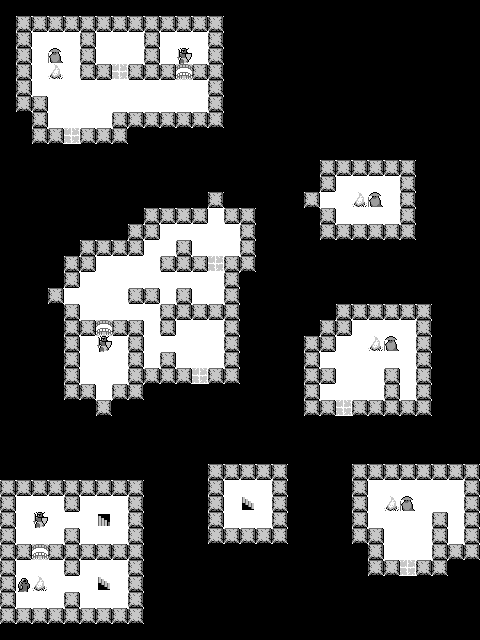

This game map was drawn from its Tiled (.tmx) file and the tilesets committed beside it. A one-line description and the full map source follow:
An orthogonal 30x40 tile map with 16x16 px tiles, 1 tile layer (Tile Layer 1).

<map version="1.10" tiledversion="1.10.2" orientation="orthogonal" renderorder="right-down" width="30" height="40" tilewidth="16" tileheight="16" infinite="0" nextlayerid="2" nextobjectid="1">
 <editorsettings>
  <export target="oubliette.json" format="json" />
 </editorsettings>
 <tileset firstgid="1" source="valley-graphics-16x16-dungeon.tsx" />
 <layer id="1" name="Tile Layer 1" width="30" height="40">
  <data encoding="csv">
3,3,3,3,3,3,3,3,3,3,3,3,3,3,3,3,3,3,3,3,3,3,3,3,3,3,3,3,3,3,
3,11,11,11,11,11,11,11,11,11,11,11,11,11,3,3,3,3,3,3,3,3,3,3,3,3,3,3,3,3,
3,11,1,1,1,11,1,1,1,11,1,1,1,11,3,3,3,3,3,3,3,3,3,3,3,3,3,3,3,3,
3,11,1,8,1,11,1,1,1,11,1,10,1,11,3,3,3,3,3,3,3,3,3,3,3,3,3,3,3,3,
3,11,1,16,1,11,11,12,11,11,11,6,11,11,3,3,3,3,3,3,3,3,3,3,3,3,3,3,3,3,
3,11,1,1,1,1,1,1,1,1,1,1,1,11,3,3,3,3,3,3,3,3,3,3,3,3,3,3,3,3,
3,11,11,1,1,1,1,1,1,1,1,1,1,11,3,3,3,3,3,3,3,3,3,3,3,3,3,3,3,3,
3,3,11,1,1,1,1,11,11,11,11,11,11,11,3,3,3,3,3,3,3,3,3,3,3,3,3,3,3,3,
3,3,11,11,12,11,11,11,3,3,3,3,3,3,3,3,3,3,3,3,3,3,3,3,3,3,3,3,3,3,
3,3,3,3,3,3,3,3,3,3,3,3,3,3,3,3,3,3,3,3,3,3,3,3,3,3,3,3,3,3,
3,3,3,3,3,3,3,3,3,3,3,3,3,3,3,3,3,3,3,3,11,11,11,11,11,11,3,3,3,3,
3,3,3,3,3,3,3,3,3,3,3,3,3,3,3,3,3,3,3,3,11,1,1,1,1,11,3,3,3,3,
3,3,3,3,3,3,3,3,3,3,3,3,3,4,7,7,7,7,7,4,1,1,16,8,1,11,3,3,3,3,
3,3,3,3,3,3,3,3,3,11,11,11,11,1,11,11,3,3,3,3,11,1,1,1,1,11,3,3,3,3,
3,3,3,3,3,3,3,3,11,11,1,1,1,1,1,11,3,3,3,3,11,11,11,11,11,11,3,3,3,3,
3,3,3,3,3,11,11,11,11,1,1,11,1,1,1,11,3,3,3,3,3,3,3,3,3,3,3,3,3,3,
3,3,3,3,11,11,1,1,1,1,11,11,11,12,11,11,3,3,3,3,3,3,3,3,3,3,3,3,3,3,
3,3,3,3,11,1,1,1,1,1,1,1,1,1,11,3,3,3,3,3,3,3,3,3,3,3,3,3,3,3,
3,3,3,4,1,1,1,1,11,11,1,11,1,1,11,3,3,3,3,3,3,3,3,3,3,3,3,3,3,3,
3,3,3,7,11,1,1,1,1,1,11,11,11,11,11,3,3,3,3,3,3,11,11,11,11,11,11,3,3,3,
3,3,3,7,11,11,6,11,11,1,11,1,1,1,11,3,3,3,3,3,11,11,1,1,1,1,11,3,3,3,
3,3,3,7,11,1,10,1,11,1,1,1,1,1,11,3,3,3,3,11,11,1,1,16,8,1,11,3,3,3,
3,3,3,7,11,1,1,1,11,1,11,1,1,1,11,3,3,3,3,11,1,1,1,1,1,1,11,3,3,3,
3,3,3,7,11,1,1,1,11,11,11,11,12,11,11,3,3,3,3,11,11,1,1,1,11,1,11,3,3,3,
3,3,3,7,11,11,1,11,11,3,3,3,3,3,3,3,3,3,3,11,1,1,1,1,11,1,11,3,3,3,
3,3,3,7,7,7,4,3,3,3,3,3,3,3,3,3,3,3,3,11,11,12,11,11,11,11,11,3,3,3,
3,3,3,3,3,3,3,3,3,3,3,3,3,3,3,3,3,3,3,3,3,3,3,3,3,3,3,3,3,3,
3,3,3,3,3,3,3,3,3,3,3,3,3,3,3,3,3,3,3,3,3,3,3,3,3,3,3,3,3,3,
3,3,3,3,3,3,3,3,3,3,3,3,3,3,3,3,3,3,3,3,3,3,3,3,3,3,3,3,3,3,
3,3,3,3,3,3,3,3,3,3,3,3,3,11,11,11,11,11,3,3,3,3,11,11,11,11,11,11,11,11,
11,11,11,11,11,11,11,11,11,3,3,3,3,11,1,1,1,11,3,3,3,3,11,1,1,1,1,1,1,11,
11,1,1,1,11,1,1,1,11,3,3,3,3,11,1,13,1,4,7,7,7,7,4,1,16,8,1,1,1,11,
11,1,10,1,1,1,14,1,11,3,3,3,3,11,1,1,1,11,3,3,3,3,11,1,1,1,1,11,1,11,
11,1,1,1,11,1,1,1,11,3,3,3,3,11,11,11,11,11,3,3,3,3,11,11,1,1,1,11,1,11,
11,11,6,11,11,11,11,11,11,3,3,3,3,3,3,3,3,3,3,3,3,3,3,11,1,1,1,11,11,11,
11,1,1,1,11,1,1,1,11,3,3,3,3,3,3,3,3,3,3,3,3,3,3,11,11,12,11,11,3,3,
11,9,16,1,1,1,13,1,11,3,3,3,3,3,3,3,3,3,3,3,3,3,3,3,3,3,3,3,3,3,
11,1,1,1,11,1,1,1,11,3,3,3,3,3,3,3,3,3,3,3,3,3,3,3,3,3,3,3,3,3,
11,11,11,11,11,11,11,11,11,3,3,3,3,3,3,3,3,3,3,3,3,3,3,3,3,3,3,3,3,3,
3,3,3,3,3,3,3,3,3,3,3,3,3,3,3,3,3,3,3,3,3,3,3,3,3,3,3,3,3,3
</data>
 </layer>
</map>
